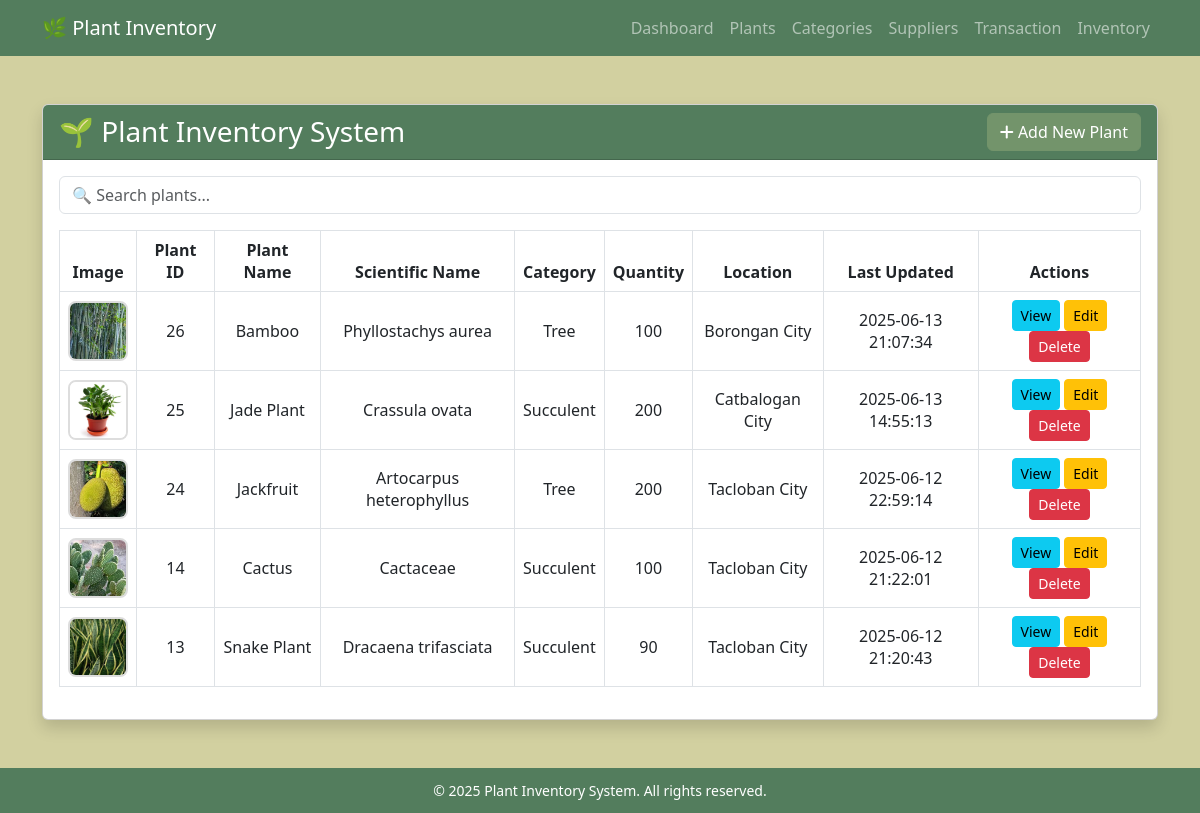
The app's page /plants.php (signed in) with its own data.
### tables this page shows
CREATE TABLE `plants` (
  `PlantID` int(11) NOT NULL,
  `Name` varchar(255) NOT NULL,
  `ScientificName` varchar(255) NOT NULL,
  `Location` varchar(255) NOT NULL,
  `LastUpdated` datetime NOT NULL DEFAULT current_timestamp(),
  `ImagePath` longblob NOT NULL,
  `category_id` int(11) DEFAULT NULL
);

CREATE TABLE `category` (
  `category_id` int(11) NOT NULL,
  `category_name` varchar(50) NOT NULL
);

### plants.php (the view, shortened to what this page needs)
<?php
    include 'navbar.php';
    include 'auth.php';
    $sql = "SELECT plants.*, category.category_name,
            COALESCE(SUM(inventory.inv_quantity), 0) AS total_quantity
            FROM plants
            LEFT JOIN category ON plants.category_id = category.category_id
            LEFT JOIN inventory ON plants.PlantID = inventory.PlantID
            GROUP BY plants.PlantID
            ORDER BY plants.PlantID DESC";
    $result = $conn->query($sql);
?>
<!DOCTYPE html>
<html lang="en">
<head>
    <link href="https://cdn.jsdelivr.net/npm/bootstrap@5.3.0/dist/css/bootstrap.min.css" rel="stylesheet">
    <link rel="stylesheet" href="https://cdnjs.cloudflare.com/ajax/libs/font-awesome/6.5.0/css/all.min.css">
</head>
<body>
<div class="wrapper">
<main>
    <div class="container py-5">
        <div class="card shadow">
            <div class="card-header d-flex justify-content-between align-items-center">
                <h3 class="mb-0">🌱 Plant Inventory System</h3>
                <a href="add_plants.php" class="btn btn-add-plant">
                    <i class="fa-solid fa-plus"></i> Add New Plant
                </a>
            </div>
            <div class="card-body">
                <div class="mb-3 d-flex justify-content-between">
                    <input type="text" id="searchInput" class="form-control w-100" placeholder="🔍 Search plants...">
                </div>
                <div class="table-responsive">
                    <table class="table table-bordered align-middle text-center">
                        <thead>
                            <tr>
                                <th>Image</th>
                                <th>Plant ID</th>
                                <th>Plant Name</th>
                                <th>Scientific Name</th>
                                <th>Category</th>
                                <th>Quantity</th>
                                <th>Location</th>
                                <th>Last Updated</th>
                                <th>Actions</th>
                            </tr>
                        </thead>
                        <tbody>
                            <?php if ($result && $result->num_rows > 0): ?>
                                <?php while ($row = $result->fetch_assoc()): ?>
                                    <tr>
                                        <td>
                                            <?php
                                                $imagePath = $row['ImagePath'];
                                                if (!empty($imagePath) && file_exists($imagePath)) {
                                                    $imageSrc = htmlspecialchars($imagePath);
                                                    echo "<img src='$imageSrc' alt='Plant Image' class='plant-image'>";
                                                } elseif (!empty($imagePath)) {
                                                    echo "<div class='image-error'>Missing File</div>";
                                                } else {
                                                    echo "<div class='no-image-placeholder'>No Image</div>";
                                                }
                                            ?>
                                        </td>
                                        <td><?= htmlspecialchars($row['PlantID']) ?></td>
                                        <td><?= htmlspecialchars($row['Name']) ?></td>
                                        <td><?= htmlspecialchars($row['ScientificName']) ?></td>
                                        <td><?= htmlspecialchars($row['category_name'] ?? 'Unknown') ?></td>
                                        <td><?= htmlspecialchars($row['total_quantity']) ?></td>
                                        <td><?= htmlspecialchars($row['Location']) ?></td>
                                        <td><?= htmlspecialchars($row['LastUpdated']) ?></td>
                                        <td>
                                            <a href="view_plants.php?id=<?= $row['PlantID'] ?>" class="btn btn-info btn-sm">View</a>
                                            <a href="edit_plants.php?id=<?= $row['PlantID'] ?>" class="btn btn-warning btn-sm">Edit</a>
                                            <button class="btn btn-danger btn-sm" onclick="confirmDelete(<?= $row['PlantID'] ?>)">Delete</button>
                                        </td>
                                    </tr>
                                <?php endwhile; ?>
                            <?php else: ?>
                                <tr>
                                    <td colspan="9">No plants found in the inventory.</td>
                                </tr>
                            <?php endif; ?>
                        </tbody>
                    </table>
                </div>
            </div>
        </div>
    </div>
</main>
</div>
<footer>
    <div class="container">
        <small>&copy; <?= date('Y') ?> Plant Inventory System. All rights reserved.</small>
    </div>
</footer>
</body>
</html>

### plants.php (style rules this page uses)
:root { --primary-dark-green: #537D5D; --primary-green: #73946B; --secondary-light-green: #9EBC8A; --accent-beige: #D2D0A0; }
html, body { height: 100%; margin: 0; display: flex; flex-direction: column; }
.wrapper { flex: 1; display: flex; flex-direction: column; }
main { flex: 1; }
body { background-color: var(--accent-beige); font-family: 'Segoe UI', sans-serif; }
.table thead { background-color: var(--primary-green); color: white; }
.card-header { background-color: var(--primary-dark-green); color: white; }
.plant-image { width: 60px; height: 60px; border-radius: 8px; object-fit: cover; border: 2px solid #ddd; }
.btn-add-plant { background-color: var(--primary-green); border-color: var(--primary-green); color: white; }
footer { background-color: var(--primary-dark-green); color: white; text-align: center; padding: 12px 0; margin-top: auto; }

### records on screen
plants: ImagePath (picture), PlantID "26", Name "Bamboo", ScientificName "Phyllostachys aurea", category.category_name "Tree", total_quantity "100", Location "Borongan City", LastUpdated "2025-06-13 21:07:34"
plants: ImagePath (picture), PlantID "25", Name "Jade Plant", ScientificName "Crassula ovata", category.category_name "Succulent", total_quantity "200", Location "Catbalogan City", LastUpdated "2025-06-13 14:55:13"
plants: ImagePath (picture), PlantID "24", Name "Jackfruit", ScientificName "Artocarpus heterophyllus", category.category_name "Tree", total_quantity "200", Location "Tacloban City", LastUpdated "2025-06-12 22:59:14"
plants: ImagePath (picture), PlantID "14", Name "Cactus", ScientificName "Cactaceae", category.category_name "Succulent", total_quantity "100", Location "Tacloban City", LastUpdated "2025-06-12 21:22:01"
plants: ImagePath (picture), PlantID "13", Name "Snake Plant", ScientificName "Dracaena trifasciata", category.category_name "Succulent", total_quantity "90", Location "Tacloban City", LastUpdated "2025-06-12 21:20:43"
